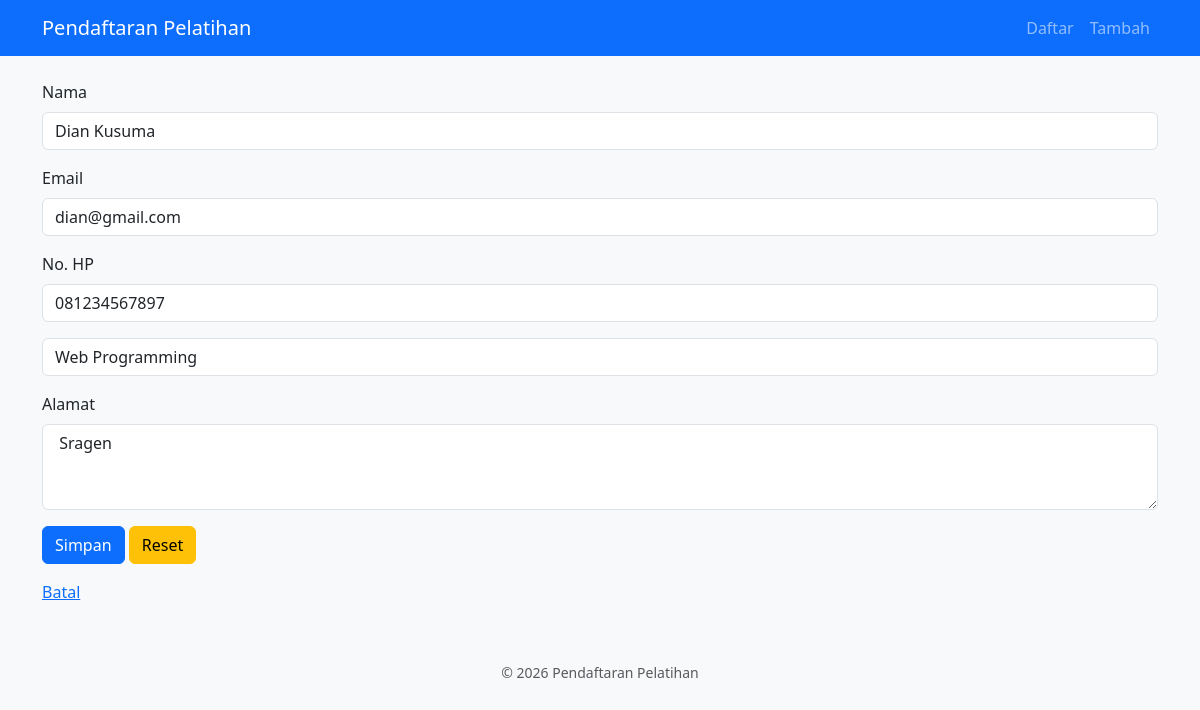
/ubah.php?id=8 (signed in), run on the app's committed database.
### tables this page shows
CREATE TABLE IF NOT EXISTS pendaftar (
    id INT AUTO_INCREMENT PRIMARY KEY,
    nama VARCHAR(100) NOT NULL,
    email VARCHAR(120) NOT NULL UNIQUE,
    no_hp VARCHAR(20) NOT NULL,
    alamat TEXT NULL,
    kelas_id INT NOT NULL,
    tgl_daftar TIMESTAMP DEFAULT CURRENT_TIMESTAMP,
    CONSTRAINT fk_pendaftar_kelas FOREIGN KEY (kelas_id) REFERENCES kelas (id)
        ON DELETE RESTRICT ON UPDATE CASCADE
);

CREATE TABLE IF NOT EXISTS kelas (
    id INT AUTO_INCREMENT PRIMARY KEY,
    nama_kelas VARCHAR(100) NOT NULL,
    kuota INT NOT NULL DEFAULT 30
);

### public/ubah.php (called while the page is built, shortened)
<?php
$pdo = getConnection();
$id = filter_var($_GET['id'] ?? null, FILTER_VALIDATE_INT, ['options' => ['min_range' => 1]]);
$pendaftar = $id === false || $id === null ? null : ambilPendaftarById($pdo, $id);
$kelas = daftarKelas($pdo);
$lama = $pendaftar;
$galat = [];
require __DIR__ . '/../templates/header.php';
require __DIR__ . '/_form.php';
require __DIR__ . '/../templates/footer.php';

### src/pendaftar.php (called while the page is built, shortened)
<?php
function daftarKelas(PDO $pdo): array
{
    return $pdo->query('SELECT id, nama_kelas FROM kelas ORDER BY nama_kelas')->fetchAll();
}
function ambilPendaftarById(PDO $pdo, int $id): ?array
{
    $stmt = $pdo->prepare('SELECT * FROM pendaftar WHERE id = :id');
    $stmt->execute(['id' => $id]);
    $baris = $stmt->fetch();
    return $baris === false ? null : $baris;
}

### src/helpers.php (called while the page is built, shortened)
<?php
function e(?string $teks): string
{
    return htmlspecialchars($teks ?? '', ENT_QUOTES, 'UTF-8');
}

### public/_form.php (the view, shortened to what this page needs)
<form method='post'>
  <div class='mb-3'>
    <label for='nama' class='form-label'>Nama</label>
    <input id='nama' name='nama' class='form-control <?= isset($galat['nama']) ?
                                                        'is-invalid' : '' ?>'
      value='<?= e($lama['nama']) ?>'>
  </div>
<div class='mb-3'>
    <label for='email' class='form-label'>Email</label>
    <input id='email' name='email' class='form-control <?= isset($galat['email']) ?
                                                        'is-invalid' : '' ?>'
      value='<?= e($lama['email']) ?>'>
  </div>
<div class='mb-3'>
    <label for='no.hp' class='form-label'>No. HP</label>
    <input id='nama' name='no_hp' class='form-control <?= isset($galat['no_hp']) ?
                                                        'is-invalid' : '' ?>'
      value='<?= e($lama['no_hp']) ?>'>
  </div>
<div class='mb-3'>
    <select id='kelas_id' name='kelas_id' class='form-control'>
      <?php foreach ($kelas as $k): ?>
        <option value='<?= (int) $k['id'] ?>' <?= (int) $lama['kelas_id'] === (int) $k['id'] ? 'selected' : '' ?>><?= e($k['nama_kelas']) ?></option>
      <?php endforeach; ?>
    </select>
  </div>
<div class='mb-3'>
    <label for='alamat' class='form-label'>Alamat</label><br>
    <textarea id='alamat' name='alamat' rows='3' class='form-control' > <?= e($lama['alamat']) ?></textarea>
  </div>
<div class='mb-3'>
  <button type='submit' class='btn btn-primary' >Simpan</button>
  <button type='reset' class='btn btn-warning' >Reset</button>
 </div>
<div class='mb-3'>
  <a href='index.php'>Batal</a>
</div>
</form>

### data on the page
pendaftar: nama "Dian Kusuma", email "dian@gmail.com", no_hp "081234567897", kelas_id "Web Programming", alamat "Sragen"
